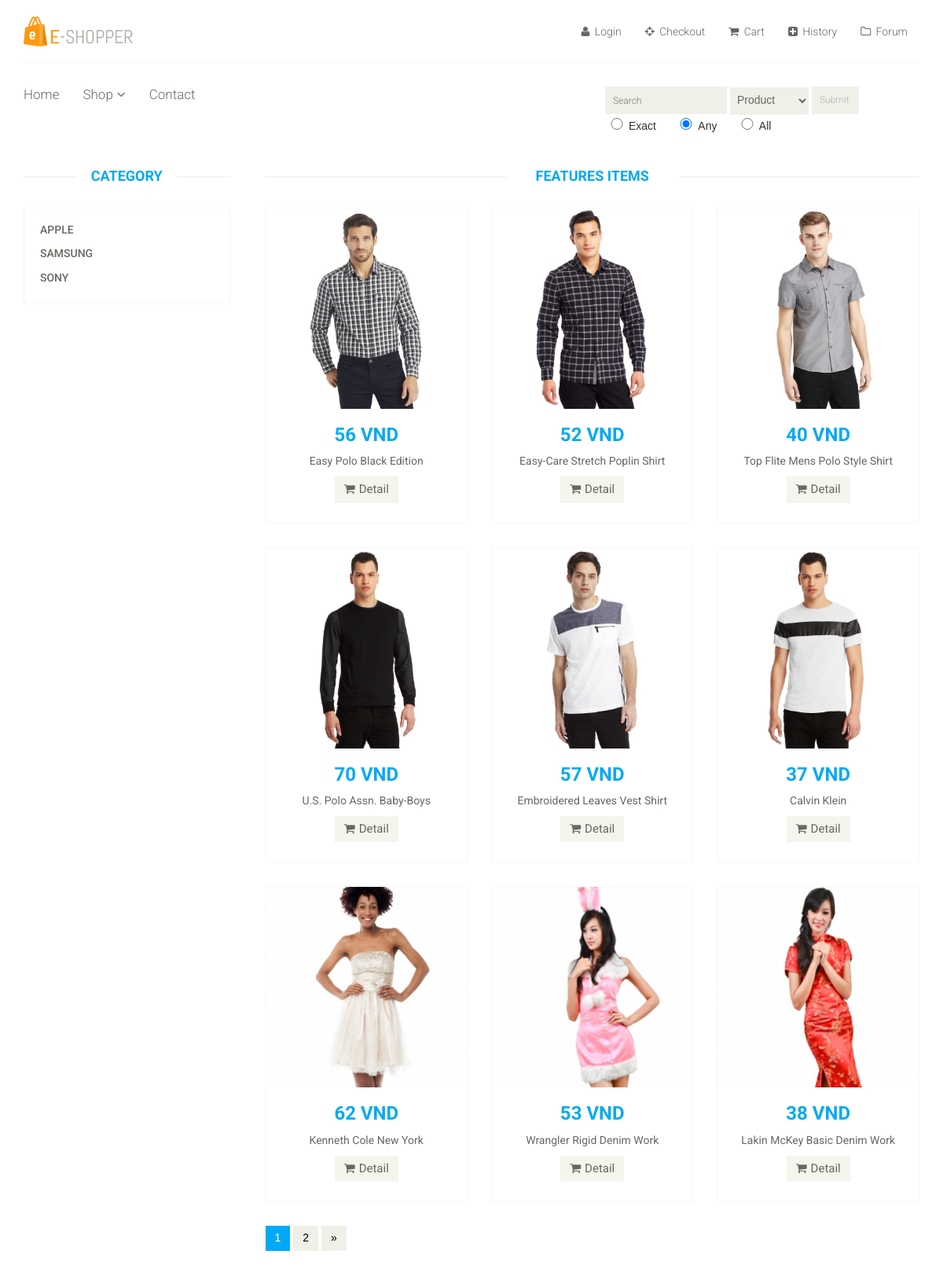
Page /shop.php?cat=All&i=1 (upper part) on the earlier database version.
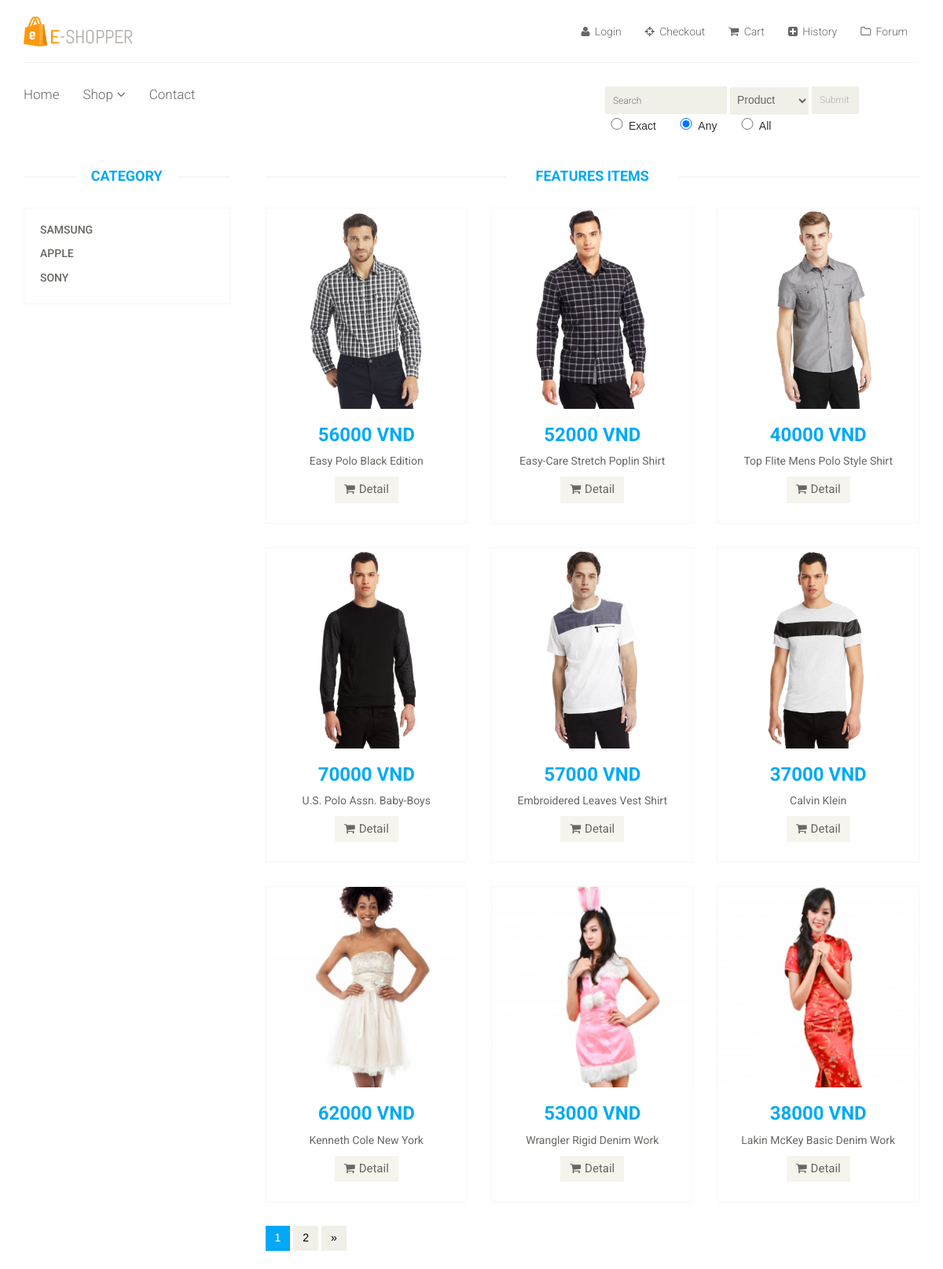
Same page on the later database version.
### tables this page shows
CREATE TABLE IF NOT EXISTS `category` (
  `ID` int(11) NOT NULL,
  `Name` varchar(15) NOT NULL
);

CREATE TABLE IF NOT EXISTS `item` (
  `ID` int(11) NOT NULL,
  `Name` varchar(45) DEFAULT NULL,
  `price` int(11) DEFAULT NULL,
  `image` varchar(100) DEFAULT NULL,
  `category` int(11) NOT NULL,
  `Detail` varchar(1000) NOT NULL
);

### shop.php (the view, shortened to what this page needs)
<?php
        include("header.php");
?>
<body>
	<section>
		<div class='container'>
			<div class='row'>
				<?php
                    include("sidebar.php");
                ?>
				<div class='col-sm-9 padding-right'>
					<div class='features_items'>
						<h2 class='title text-center'>Features Items</h2>
						<?php
							$cat = $_REQUEST["cat"];
							if ($cat == "All")
								$sel=mysql_query("select * from item");
							else
								$sel=mysql_query("select * from item where category = '$cat'");
							$arrlength = mysql_numrows($sel);
							$imax = 1;
							if($arrlength% 9==0)
							{
								$imax = $arrlength/12;
							}
							else
							{
								$imax = ($arrlength - $arrlength%12)/12 + 1;
							}
							$ci = $_REQUEST["i"];
							for($x = ($ci-1)*9 ; $x < $arrlength and $x < $ci*9; $x++) {
								echo "
							   <div class='col-sm-4'>
									<div class='product-image-wrapper'>
										<div class='single-products'>
												<div class='productinfo text-center'>
                                                    <a href='product-details.php?index=".mysql_result($sel,$x,"ID")."' >
													   <img src=".mysql_result($sel,$x,"image")." alt='' />
													</a>
                                                    <h2>".mysql_result($sel,$x,"price")." VND</h2>
													<p>".mysql_result($sel,$x,"Name")."</p>
													<a href='product-details.php?index=".mysql_result($sel,$x,"ID")."' class='btn btn-default add-to-cart'><i class='fa fa-shopping-cart'></i>Detail</a>
												</div>
										</div>
									</div>
								</div>";
							}
                        ?>
						</div>
						<?php
						echo "<div><ul class='pagination'>";
                        for($i = 1; $i<= $imax; $i++ )
                        {
                            if($ci==$i)
                            {
                                echo "<li class='active'><a href='?cat=".$cat."&i=".$i."'>".$i."</a></li>";
                            }
                            else
                            {
                                echo "<li><a href='?cat=".$cat."&i=".$i."''>".$i."</a></li>";
                            }
                        }
                        if($ci >= $imax)
                        {
                            echo "<li><a href='?cat=".$cat."&i=".$imax."''>&raquo;</a></li>";
                        }
                        else
                        {
                            echo "<li><a href='?cat=".$cat."&i=".($ci+1)."''>&raquo;</a></li>";
                        }
						echo "</ul></div>";
                        ?>
				</div>
			</div>
		</div>
	</section>
</body>

### header.php (shortened to what this page needs)
<head>
    <link href='css/bootstrap.min.css' rel='stylesheet'>
    <link href='css/font-awesome.min.css' rel='stylesheet'>
    <link href='css/prettyPhoto.css' rel='stylesheet'>
    <link href='css/price-range.css' rel='stylesheet'>
    <link href='css/animate.css' rel='stylesheet'>
	<link href='css/main.css' rel='stylesheet'>
	<link href='css/responsive.css' rel='stylesheet'>
</head>
<header id='header'>
	<div class='header-middle'>
		<div class='container'>
			<div class='row'>
				<div class='col-sm-4'>
					<div class='logo pull-left'>
						<a href='index.php'><img src='images/home/logo.png' alt='' /></a>
					</div>
				</div>
				<div class='col-sm-8'>
					<div class='shop-menu pull-right'>
						<ul class='nav navbar-nav'>
                            <?php
                                if ((isset($_SESSION['id_name'])) && (!empty($_SESSION['id_name'])))
                                {
                                       $ID_name = $_SESSION['id_name'];
	                                   echo "<li><a href='user-information.php'><i class='fa fa-user'></i> Account: ".$ID_name." </a></li>";
                                }
                                else
                                {
                                    echo "<li><a href='login.php'><i class='fa fa-user'></i> Login </a></li>";
                                }
                            ?>
							<li><a href='checkout.php'><i class='fa fa-crosshairs'></i> Checkout</a></li>
							<li><a href='cart.php'><i class='fa fa-shopping-cart'></i> Cart</a></li>
                            <li><a href='history.php'><i class='fa fa-plus-square'></i> History</a></li>
							<li><a href='forum.php'><i class='fa fa-folder-o'></i> Forum</a></li>
						</ul>
					</div>
				</div>
			</div>
		</div>
	</div>
	<div class='header-bottom'>
		<div class='container'>
			<div class='row'>
				<div class='col-sm-9'>
					<div class='mainmenu pull-left'>
						<ul class='nav navbar-nav collapse navbar-collapse'>
							<li><a href='index.php'>Home</a></li>
							<li class='dropdown'><a href='shop.php?cat=All&i=1'>Shop<i class='fa fa-angle-down'></i></a>
							</li>
							<li><a href='contact-us.php'>Contact</a></li>
						</ul>
					</div>
				</div>
				<div class='col-sm-3' style = "width":'1000'>
						<div class='search_box pull-right'>
							<form action = 'search.php' method = 'GET'>
								<input type='text' placeholder='Search'/ name='s'>
								<select name='cat' width='100' style='width: 100px; height: 35px;padding-top: 1px;'>
									<option value=item>Product</option>
								<select>
								<input type='submit' class='btn btn-default usa' style = 'width: 60px'></input> <br>
								<input type="radio" class ="radio-search" name="type" value="exact" >Exact&nbsp;&nbsp;&nbsp;&nbsp;&nbsp;
								<input type="radio" class ="radio-search"  name="type" value="any" checked>Any&nbsp;&nbsp;&nbsp;&nbsp;&nbsp;
								<input type="radio" class ="radio-search"  name="type" value="all">All
							</form>
						</div>
				</div>
			</div>
		</div>
	</div>
</header>

### sidebar.php (shortened to what this page needs)
<div class='col-sm-3'>
	<div class='left-sidebar'>
		<h2>Category</h2>
		<div class='panel-group category-products' id='accordian'>
			<?php
				$sel = mysql_query("select * from category");
				while($arr=mysql_fetch_array($sel))
				{
					$index = $arr["ID"];
                    $name = $arr["Name"];
					echo "
						<div class='panel panel-default'>
							<div class='panel-heading'>
								<h4 class='panel-title'><a href='shop.php?cat=$index&i=1'>$name</a></h4>
							</div>
						</div>
					";
				}
			?>
		</div>
	</div>
</div>

Differences in the rows shown:
shown differently, row unchanged: category "SAMSUNG": moves up the list
changed item "Easy Polo Black Edition": price "56" → "56000"
changed item "Easy-Care Stretch Poplin Shirt": price "52" → "52000"
changed item "Top Flite Mens Polo Style Shirt": price "40" → "40000"
changed item "U.S. Polo Assn. Baby-Boys": price "70" → "70000"
changed item "Embroidered Leaves Vest Shirt": price "57" → "57000"
changed item "Calvin Klein": price "37" → "37000"
changed item "Kenneth Cole New York": price "62" → "62000"
changed item "Wrangler Rigid Denim Work": price "53" → "53000"
changed item "Lakin McKey Basic Denim Work": price "38" → "38000"
